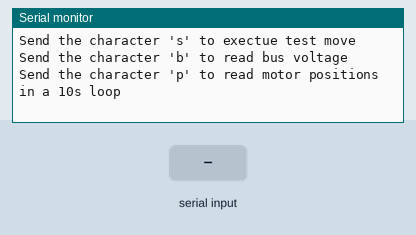
This sketch was run on a simulated Arduino Uno, built with avr-gcc and run on an emulated ATmega328P. Shown: the last lines printed to the serial monitor. Inputs (shaded band) come from the test bench.

Above: at 1.2 s.
1.3 s: "0\n" received over Serial
At 2.2 s:
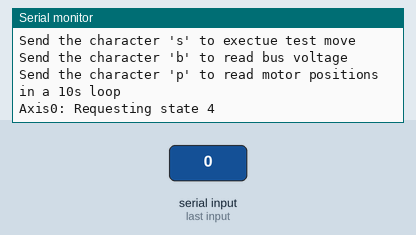
2.8 s: "1\n" received over the second serial link
At 3.4 s:
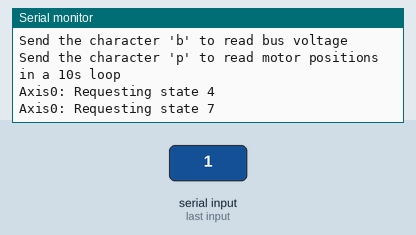
4.3 s: "1,90\n" received over the second serial link
At 5.5 s:
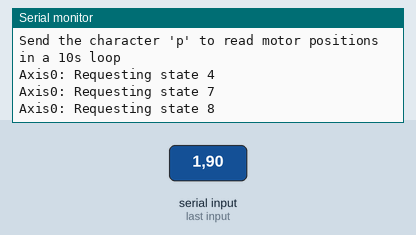
5.8 s: byte 115 ('s') received over Serial
At 6.9 s:
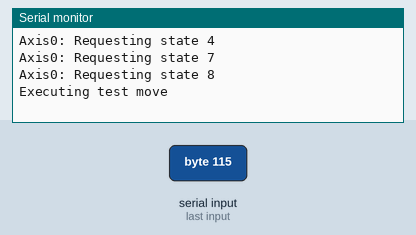

Measured:
- after the input at 1.3 s, the serial monitor: prints a new line at once (image 1)
- after the input at 2.8 s, the serial monitor: prints a new line at once (image 2)
- after the input at 4.3 s, the serial monitor: prints a new line at once (image 3)
- after the input at 5.8 s, the serial monitor: prints a new line at once (image 4)

The sketch:

odriveduino.ino
```cpp
#include <SoftwareSerial.h>
#include "ODriveArduino.h"

// Printing with stream operator
template<class T> inline Print& operator <<(Print &obj,     T arg) { obj.print(arg);    return obj; }
template<>        inline Print& operator <<(Print &obj, float arg) { obj.print(arg, 4); return obj; }

// Serial to the ODrive
SoftwareSerial odrive_serial(11, 12); //RX (ODrive TX), TX (ODrive RX)

// ODrive object
ODriveArduino odrive(odrive_serial);

void setup() {
  // ODrive uses 115200 baud
  odrive_serial.begin(115200);

  // Serial to PC
  Serial.begin(115200);
  while (!Serial) ; // wait for Arduino Serial Monitor to open

  Serial.println("ODriveArduino");
  Serial.println("Setting parameters...");

  // In this example we set the same parameters to both motors.
  // You can of course set them different if you want.
  // See the documentation or play around in odrivetool to see the available parameters
  for (int axis = 0; axis < 2; ++axis) {
    odrive_serial << "w axis" << axis << ".controller.config.vel_limit " << 22000.0f << '\n';
    odrive_serial << "w axis" << axis << ".motor.config.current_lim " << 11.0f << '\n';
    // This ends up writing something like "w axis0.motor.config.current_lim 10.0\n"
  }

  Serial.println("Ready!");
  Serial.println("Send the character '0' or '1' to calibrate respective motor (you must do this before you can command movement)");
  Serial.println("Send the character 's' to exectue test move");
  Serial.println("Send the character 'b' to read bus voltage");
  Serial.println("Send the character 'p' to read motor positions in a 10s loop");
}

void loop() {

  if (Serial.available()) {
    char c = Serial.read();

    // Run calibration sequence
    if (c == '0' || c == '1') {
      int motornum = c-'0';
      int requested_state;

      requested_state = ODriveArduino::AXIS_STATE_MOTOR_CALIBRATION;
      Serial << "Axis" << c << ": Requesting state " << requested_state << '\n';
      odrive.run_state(motornum, requested_state, true);

      requested_state = ODriveArduino::AXIS_STATE_ENCODER_OFFSET_CALIBRATION;
      Serial << "Axis" << c << ": Requesting state " << requested_state << '\n';
      odrive.run_state(motornum, requested_state, true);

      requested_state = ODriveArduino::AXIS_STATE_CLOSED_LOOP_CONTROL;
      Serial << "Axis" << c << ": Requesting state " << requested_state << '\n';
      odrive.run_state(motornum, requested_state, false); // don't wait
    }

    // Sinusoidal test move
    if (c == 's') {
      Serial.println("Executing test move");
      for (float ph = 0.0f; ph < 6.28318530718f; ph += 0.01f) {
        float pos_m0 = 20000.0f * cos(ph);
//        float pos_m1 = 20000.0f * sin(ph);
        odrive.SetPosition(0, pos_m0);
//        odrive.SetPosition(1, pos_m1);
        delay(5);
      }
    }

    // Read bus voltage
    if (c == 'b') {
      odrive_serial << "r vbus_voltage\n";
      Serial << "Vbus voltage: " << odrive.readFloat() << '\n';
    }

    // print motor positions in a 10s loop
    if (c == 'p') {
      static const unsigned long duration = 10000;
      unsigned long start = millis();
      while(millis() - start < duration) {
        for (int motor = 0; motor < 1; ++motor) {
          odrive_serial << "r axis" << motor << ".encoder.pos_estimate\n";
          Serial << odrive.readFloat() << '\t';
        }
        Serial << '\n';
      }
    }
  }
}
```

ODriveArduino.cpp
```cpp
#include "Arduino.h"
#include "ODriveArduino.h"

static const int kMotorOffsetFloat = 2;
static const int kMotorStrideFloat = 28;
static const int kMotorOffsetInt32 = 0;
static const int kMotorStrideInt32 = 4;
static const int kMotorOffsetBool = 0;
static const int kMotorStrideBool = 4;
static const int kMotorOffsetUint16 = 0;
static const int kMotorStrideUint16 = 2;

// Print with stream operator
template<class T> inline Print& operator <<(Print &obj,     T arg) { obj.print(arg);    return obj; }
template<>        inline Print& operator <<(Print &obj, float arg) { obj.print(arg, 4); return obj; }

ODriveArduino::ODriveArduino(Stream& serial)
    : serial_(serial) {}

void ODriveArduino::SetPosition(int motor_number, float position) {
    SetPosition(motor_number, position, 0.0f, 0.0f);
}

void ODriveArduino::SetPosition(int motor_number, float position, float velocity_feedforward) {
    SetPosition(motor_number, position, velocity_feedforward, 0.0f);
}

void ODriveArduino::SetPosition(int motor_number, float position, float velocity_feedforward, float current_feedforward) {
    serial_ << "p " << motor_number  << " " << position << " " << velocity_feedforward << " " << current_feedforward << "\n";
}

void ODriveArduino::SetVelocity(int motor_number, float velocity) {
    SetVelocity(motor_number, velocity, 0.0f);
}

void ODriveArduino::SetVelocity(int motor_number, float velocity, float current_feedforward) {
    serial_ << "v " << motor_number  << " " << velocity << " " << current_feedforward << "\n";
}

float ODriveArduino::readFloat() {
    return readString().toFloat();
}

int32_t ODriveArduino::readInt() {
    return readString().toInt();
}

bool ODriveArduino::run_state(int axis, int requested_state, bool wait) {
    int timeout_ctr = 100;
    serial_ << "w axis" << axis << ".requested_state " << requested_state << '\n';
    if (wait) {
        do {
            delay(100);
            serial_ << "r axis" << axis << ".current_state\n";
        } while (readInt() != AXIS_STATE_IDLE && --timeout_ctr > 0);
    }

    return timeout_ctr > 0;
}

String ODriveArduino::readString() {
    String str = "";
    static const unsigned long timeout = 1000;
    unsigned long timeout_start = millis();
    for (;;) {
        while (!serial_.available()) {
            if (millis() - timeout_start >= timeout) {
                return str;
            }
        }
        char c = serial_.read();
        if (c == '\n')
            break;
        str += c;
    }
    return str;
}
```

ODriveArduino.h
```cpp
#ifndef ODriveArduino_h
#define ODriveArduino_h

#include "Arduino.h"

class ODriveArduino {
public:
    enum AxisState_t {
        AXIS_STATE_UNDEFINED = 0,           //<! will fall through to idle
        AXIS_STATE_IDLE = 1,                //<! disable PWM and do nothing
        AXIS_STATE_STARTUP_SEQUENCE = 2, //<! the actual sequence is defined by the config.startup_... flags
        AXIS_STATE_FULL_CALIBRATION_SEQUENCE = 3,   //<! run all calibration procedures, then idle
        AXIS_STATE_MOTOR_CALIBRATION = 4,   //<! run motor calibration
        AXIS_STATE_SENSORLESS_CONTROL = 5,  //<! run sensorless control
        AXIS_STATE_ENCODER_INDEX_SEARCH = 6, //<! run encoder index search
        AXIS_STATE_ENCODER_OFFSET_CALIBRATION = 7, //<! run encoder offset calibration
        AXIS_STATE_CLOSED_LOOP_CONTROL = 8  //<! run closed loop control
    };

    ODriveArduino(Stream& serial);

    // Commands
    void SetPosition(int motor_number, float position);
    void SetPosition(int motor_number, float position, float velocity_feedforward);
    void SetPosition(int motor_number, float position, float velocity_feedforward, float current_feedforward);
    void SetVelocity(int motor_number, float velocity);
    void SetVelocity(int motor_number, float velocity, float current_feedforward);

    // General params
    float readFloat();
    int32_t readInt();

    // State helper
    bool run_state(int axis, int requested_state, bool wait);
private:
    String readString();

    Stream& serial_;
};

#endif //ODriveArduino_h
```
